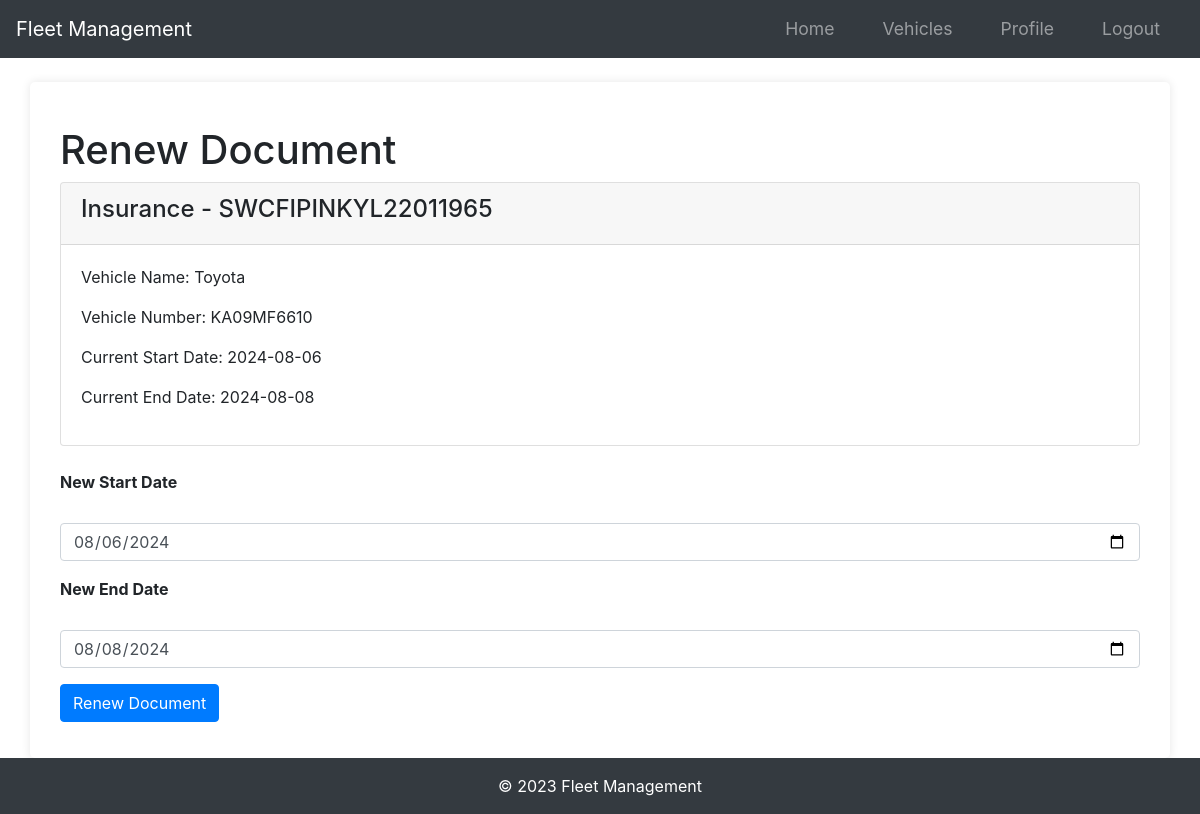
Page /document/1/renew (signed in) on the earlier database version.
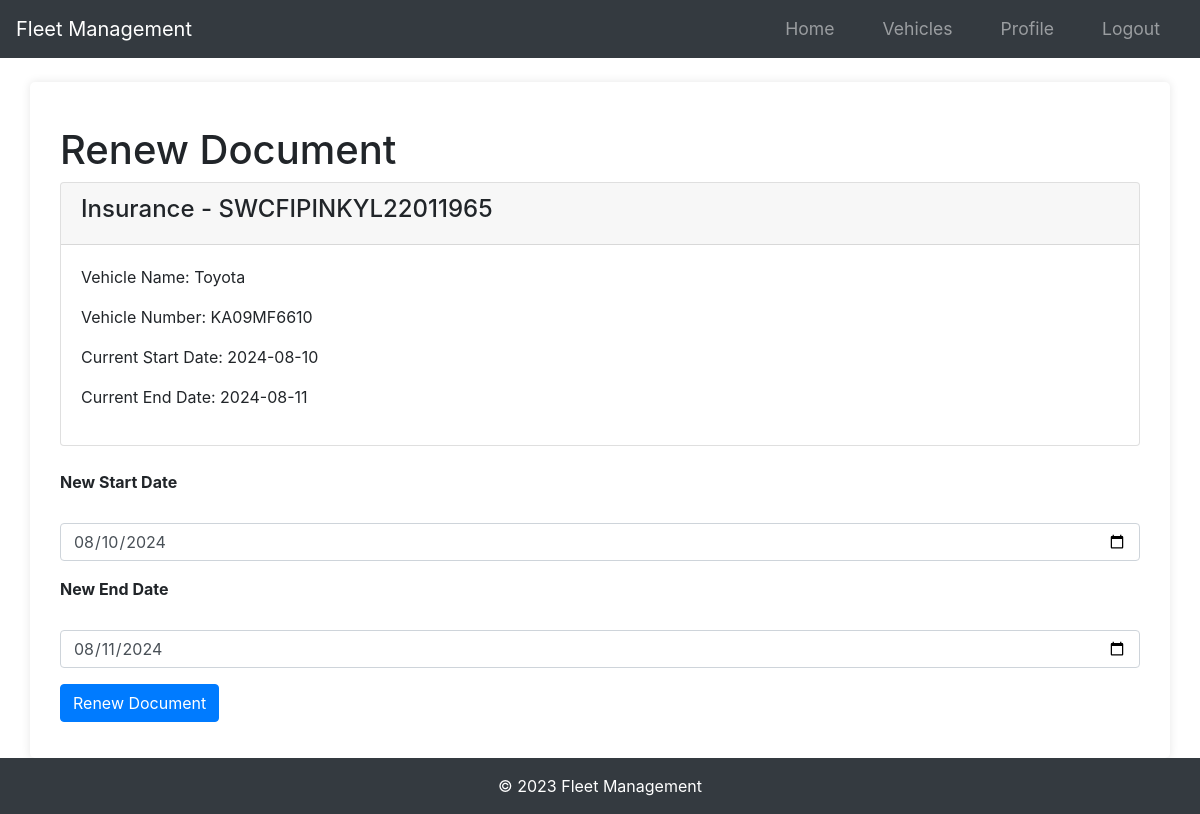
Same page on the later database version.
### app/models.py (models this page shows)
class Document(db.Model):
    id = db.Column(db.Integer, primary_key=True)
    document_type = db.Column(db.String(50), nullable=False)
    serial_number = db.Column(db.String(100), nullable=False)
    start_date = db.Column(db.DateTime, nullable=False)
    end_date = db.Column(db.DateTime, nullable=False)
    date_posted = db.Column(db.DateTime, nullable=False, default=datetime.utcnow)
    vehicle_id = db.Column(
        db.Integer,
        db.ForeignKey("vehicle.id", ondelete="CASCADE"),
        nullable=False,
        index=True,
    )

### app/routes.py (the view)
@main.route("/document/<int:document_id>/renew", methods=['GET', 'POST'])
@login_required
def renew_document(document_id):
    document = Document.query.get_or_404(document_id)
    if document.vehicle.owner != current_user:
        abort(403)
    form = RenewalForm()
    if form.validate_on_submit():
        document.start_date = form.start_date.data
        document.end_date = form.end_date.data
        db.session.commit()
        flash('Your document has been renewed!', 'success')
        return redirect(url_for('main.vehicle', vehicle_id=document.vehicle_id))
    elif request.method == 'GET':
        form.start_date.data = document.start_date
        form.end_date.data = document.end_date
    return render_template('renew_document.html', form=form, document=document)

### app/forms.py
class RenewalForm(FlaskForm):
    start_date = DateField('New Start Date', format='%Y-%m-%d', validators=[DataRequired()])
    end_date = DateField('New End Date', format='%Y-%m-%d', validators=[DataRequired()])
    submit = SubmitField('Renew Document')

### app/__init__.py (called while the page is built)
def create_app():
    app = Flask(__name__)
    app.config.from_object('config.Config')  # Reference the correct config path
    db.init_app(app)
    bcrypt.init_app(app)
    login_manager.init_app(app)
    migrate.init_app(app, db)
    mail.init_app(app)
    login_manager.login_view = 'main.login'
    login_manager.login_message_category = 'info'
    from app.models import User
    @login_manager.user_loader
    def load_user(user_id):
        return User.query.get(int(user_id))
    from app.routes import main as main_blueprint
    app.register_blueprint(main_blueprint)
    return app

### app/templates/renew_document.html (shortened to what this page needs)
{% extends "base.html" %}
{% block content %}
<div class="container">
    <h1 class="mt-4">Renew Document</h1>
    <div class="card mb-4">
        <div class="card-header">
            <h4>{{ document.document_type }} - {{ document.serial_number }}</h4>
        </div>
        <div class="card-body">
            <p>Vehicle Name: {{ document.vehicle.name }}</p>
            <p>Vehicle Number: {{ document.vehicle.vehicle_number }}</p>
            <p>Current Start Date: {{ document.start_date.strftime('%Y-%m-%d') }}</p>
            <p>Current End Date: {{ document.end_date.strftime('%Y-%m-%d') }}</p>
        </div>
    </div>
    <form method="POST">
        <div class="form-group">
            {{ form.start_date.label(class="form-label") }}<br>
            {{ form.start_date(class="form-control", type="date") }}
        </div>
        <div class="form-group">
            {{ form.end_date.label(class="form-label") }}<br>
            {{ form.end_date(class="form-control", type="date") }}
        </div>
        <div class="form-group">
            {{ form.submit(class="btn btn-primary") }}
        </div>
    </form>
</div>
{% endblock %}

Differences in the rows shown:
changed Document "Insurance": start_date "2024-08-06" → "2024-08-10"; end_date "2024-08-08" → "2024-08-11"; start_date "08/06/2024" → "08/10/2024"; end_date "08/08/2024" → "08/11/2024"
